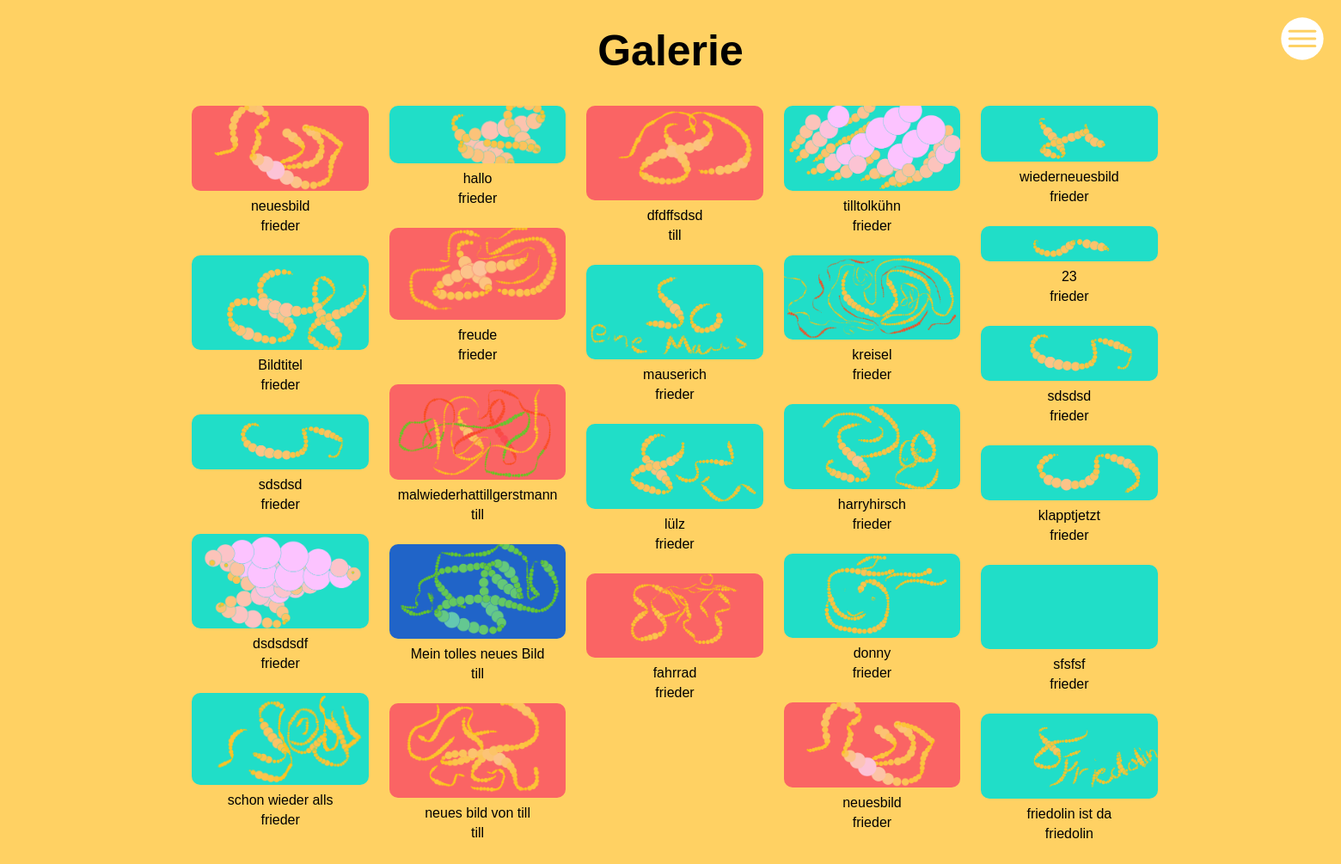
The page /gallery on the database its author committed.
### malprogramm/models.py (models this page shows)
class Image(db.Model):
    id = db.Column(db.Integer, primary_key=True, autoincrement=True)
    filename = db.Column(db.String, nullable=False)
    user_id = db.Column(db.Integer, db.ForeignKey('user.id'), nullable=False)
    user = db.relationship('User')

class User(db.Model, UserMixin):
    id = db.Column(db.Integer, primary_key=True)
    email = db.Column(db.String(255), unique=True)
    username = db.Column(db.String(255), unique=True)
    password = db.Column(db.String(255))
    active = db.Column(db.Boolean())
    confirmed_at = db.Column(db.DateTime())
    roles = db.relationship('Role', secondary=roles_users,
                            backref=db.backref('users', lazy='dynamic'))

### malprogramm/views.py (the view)
@app.route('/gallery')
def gallery():
    all_images = Image.query.all()
    return render_template('gallery.html', images=all_images)

### malprogramm/templates/gallery.html (shortened to what this page needs)
<!DOCTYPE html>
<html lang="en">
<head>
    <link rel="stylesheet" href="https://use.typekit.net/nwm8nua.css">
    <link rel="stylesheet" href="static/styles.css">
    <link rel="stylesheet" href="static/lightbox.css">
</head>
<body>
    <div id="body_gallery">
    <button class="nav_menu_button"></button>
        <h1 id="head_gallery">Galerie</h1>
        <div class="list_gallery">
            {% for image in images %}
            <div id="img_gallery">
                <img id="{{ image.id }}" class="image" src="/download/{{ image.filename +".png" }}" onclick="openLightbox(this.src)">
                <p>{{ image.filename }}</p>
                <p>{{ image.user.username }}</p>
            </div>
            {% endfor %}
        </div>
    </div>
</body>
</html>

### malprogramm/static/styles.css (style rules this page uses)
* { margin: 0px; padding: 0px; }
body { overflow: hidden; font-family: mic-32-new-rounded-web, sans-serif; background-color: rgb(255, 209, 99); }
#body_gallery { width: 80%; margin: 0 auto; display: flex; justify-content: center; align-items: center; flex-direction: column; padding-top: 30px; overflow-y: visible; }
#head_gallery { font-size: 50px; }
.list_gallery { padding-top: 30px; columns: 5 200px; column-gap: 1.5rem; width: 90%; margin: 0 auto; }
.list_gallery div { margin-bottom: 10px; display: inline-block; width: 100%; padding: 5px; }
.list_gallery div img { width: 100%; border-radius: 10px; cursor: pointer; }
.list_gallery div p { margin: 5px 0; padding: 0; text-align: center; }
.nav_menu_button { width: 50px; height: 50px; right: 20px; top: 20px; position: absolute; z-index: 1000; border: none; background-color: transparent; background-image: url("/static/img_menu/hamburger.svg"); cursor: pointer; }

### rows shown on the page
Image: filename (picture), filename "neuesbild", user.username "frieder"
Image: filename (picture), filename "Bildtitel", user.username "frieder"
Image: filename (picture), filename "sdsdsd", user.username "frieder"
Image: filename (picture), filename "dsdsdsdf", user.username "frieder"
Image: filename (picture), filename "schon wieder alls", user.username "frieder"
Image: filename (picture), filename "hallo", user.username "frieder"
Image: filename (picture), filename "freude", user.username "frieder"
Image: filename (picture), filename "malwiederhattillgerstmann", user.username "till"
Image: filename (picture), filename "Mein tolles neues Bild", user.username "till"
Image: filename (picture), filename "neues bild von till", user.username "till"
Image: filename (picture), filename "dfdffsdsd", user.username "till"
Image: filename (picture), filename "mauserich", user.username "frieder"
Image: filename (picture), filename "lülz", user.username "frieder"
Image: filename (picture), filename "fahrrad", user.username "frieder"
Image: filename (picture), filename "tilltolkühn", user.username "frieder"
Image: filename (picture), filename "kreisel", user.username "frieder"
Image: filename (picture), filename "harryhirsch", user.username "frieder"
Image: filename (picture), filename "donny", user.username "frieder"
Image: filename (picture), filename "neuesbild", user.username "frieder"
Image: filename (picture), filename "wiederneuesbild", user.username "frieder"
Image: shows a picture, filename "23", user.username "frieder"
Image: filename (picture), filename "sdsdsd", user.username "frieder"
Image: filename (picture), filename "klapptjetzt", user.username "frieder"
Image: filename (picture), filename "sfsfsf", user.username "frieder"
Image: filename (picture), filename "friedolin ist da", user.username "friedolin"
